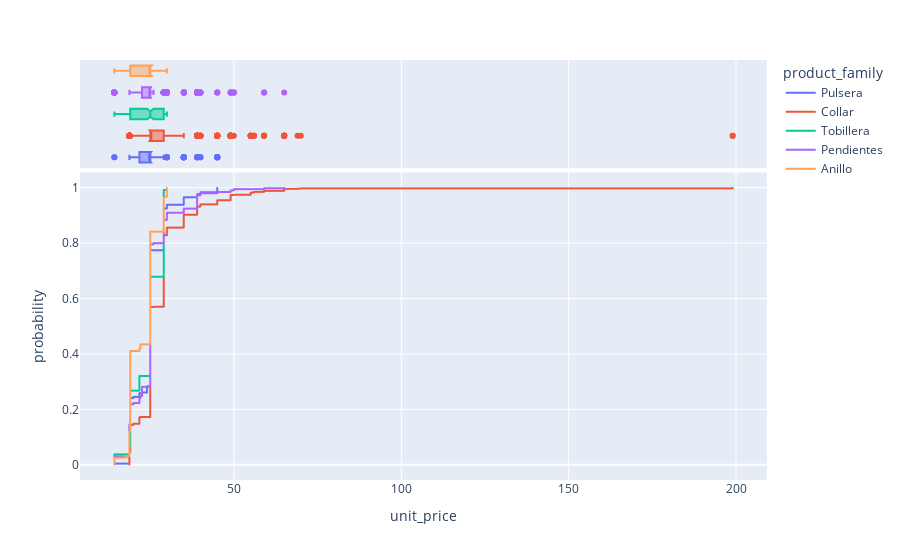

The notebook cell saved with this chart:
### Code cell
# Distribucion acumulada del unit_price por familia
px.ecdf(data, x = "unit_price", color = "product_family", marginal = "box")

### Figure 1 — Plotly figure (JSON) as saved in the notebook; plotly's stock layout.template omitted (floating-point values rounded to 4 significant figures; data arrays with more than 128 entries replaced by an {"elided": "..."} marker saying what was removed)
{"data": [{"hovertemplate": "product_family=Pulsera<br>unit_price=%{x}<br>probability=%{y}<extra></extra>", "legendgroup": "Pulsera", "line": {"dash": "solid", "shape": "hv"}, "marker": {"color": "#636efa", "symbol": "circle"}, "mode": "lines", "name": "Pulsera", "showlegend": true, "type": "scattergl", "x": {"elided": "444 float values"}, "xaxis": "x", "y": {"elided": "444 float values"}, "yaxis": "y"}, {"alignmentgroup": "True", "hovertemplate": "product_family=Pulsera<br>unit_price=%{x}<extra></extra>", "legendgroup": "Pulsera", "marker": {"color": "#636efa", "symbol": "circle"}, "name": "Pulsera", "notched": true, "offsetgroup": "Pulsera", "showlegend": false, "type": "box", "x": {"elided": "444 float values"}, "xaxis": "x2", "yaxis": "y2"}, {"hovertemplate": "product_family=Collar<br>unit_price=%{x}<br>probability=%{y}<extra></extra>", "legendgroup": "Collar", "line": {"dash": "solid", "shape": "hv"}, "marker": {"color": "#EF553B", "symbol": "circle"}, "mode": "lines", "name": "Collar", "showlegend": true, "type": "scattergl", "x": {"elided": "1123 float values"}, "xaxis": "x", "y": {"elided": "1123 float values"}, "yaxis": "y"}, {"alignmentgroup": "True", "hovertemplate": "product_family=Collar<br>unit_price=%{x}<extra></extra>", "legendgroup": "Collar", "marker": {"color": "#EF553B", "symbol": "circle"}, "name": "Collar", "notched": true, "offsetgroup": "Collar", "showlegend": false, "type": "box", "x": {"elided": "1123 float values"}, "xaxis": "x2", "yaxis": "y2"}, {"hovertemplate": "product_family=Tobillera<br>unit_price=%{x}<br>probability=%{y}<extra></extra>", "legendgroup": "Tobillera", "line": {"dash": "solid", "shape": "hv"}, "marker": {"color": "#00cc96", "symbol": "circle"}, "mode": "lines", "name": "Tobillera", "showlegend": true, "type": "scattergl", "x": {"elided": "265 float values"}, "xaxis": "x", "y": {"elided": "265 float values"}, "yaxis": "y"}, {"alignmentgroup": "True", "hovertemplate": "product_family=Tobillera<br>unit_price=%{x}<extra></extra>", "legendgroup": "Tobillera", "marker": {"color": "#00cc96", "symbol": "circle"}, "name": "Tobillera", "notched": true, "offsetgroup": "Tobillera", "showlegend": false, "type": "box", "x": {"elided": "265 float values"}, "xaxis": "x2", "yaxis": "y2"}, {"hovertemplate": "product_family=Pendientes<br>unit_price=%{x}<br>probability=%{y}<extra></extra>", "legendgroup": "Pendientes", "line": {"dash": "solid", "shape": "hv"}, "marker": {"color": "#ab63fa", "symbol": "circle"}, "mode": "lines", "name": "Pendientes", "showlegend": true, "type": "scattergl", "x": {"elided": "667 float values"}, "xaxis": "x", "y": {"elided": "667 float values"}, "yaxis": "y"}, {"alignmentgroup": "True", "hovertemplate": "product_family=Pendientes<br>unit_price=%{x}<extra></extra>", "legendgroup": "Pendientes", "marker": {"color": "#ab63fa", "symbol": "circle"}, "name": "Pendientes", "notched": true, "offsetgroup": "Pendientes", "showlegend": false, "type": "box", "x": {"elided": "667 float values"}, "xaxis": "x2", "yaxis": "y2"}, {"hovertemplate": "product_family=Anillo<br>unit_price=%{x}<br>probability=%{y}<extra></extra>", "legendgroup": "Anillo", "line": {"dash": "solid", "shape": "hv"}, "marker": {"color": "#FFA15A", "symbol": "circle"}, "mode": "lines", "name": "Anillo", "showlegend": true, "type": "scattergl", "x": {"elided": "501 float values"}, "xaxis": "x", "y": {"elided": "501 float values"}, "yaxis": "y"}, {"alignmentgroup": "True", "hovertemplate": "product_family=Anillo<br>unit_price=%{x}<extra></extra>", "legendgroup": "Anillo", "marker": {"color": "#FFA15A", "symbol": "circle"}, "name": "Anillo", "notched": true, "offsetgroup": "Anillo", "showlegend": false, "type": "box", "x": {"elided": "501 float values"}, "xaxis": "x2", "yaxis": "y2"}], "layout": {"legend": {"title": {"text": "product_family"}, "tracegroupgap": 0}, "margin": {"t": 60}, "xaxis": {"anchor": "y", "domain": [0, 1], "title": {"text": "unit_price"}}, "xaxis2": {"anchor": "y2", "domain": [0, 1], "matches": "x", "showgrid": true, "showticklabels": false}, "yaxis": {"anchor": "x", "domain": [0, 0.7326], "title": {"text": "probability"}}, "yaxis2": {"anchor": "x2", "domain": [0.7426, 1], "matches": "y2", "showgrid": false, "showline": false, "showticklabels": false, "ticks": ""}}}
